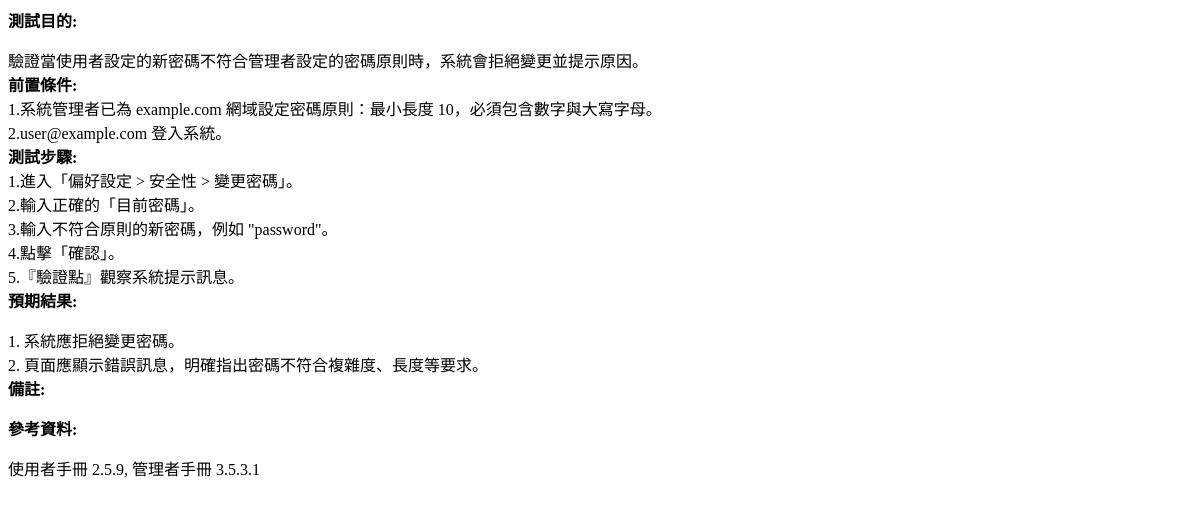
Page /case-details/527 on the earlier database version.
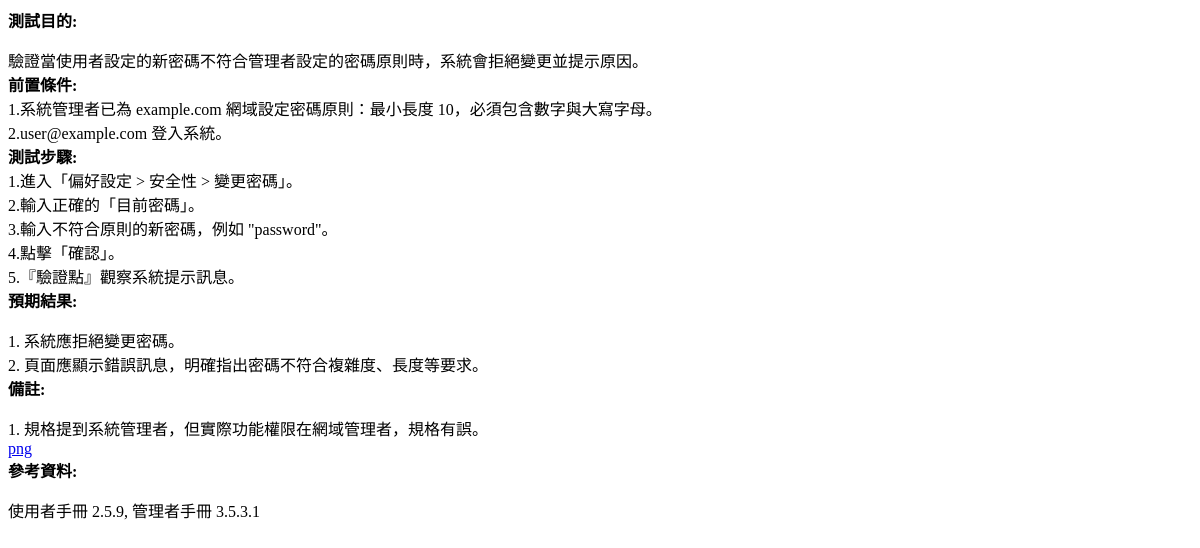
Same page on the later database version.
### models.py (models this page shows, shortened)
class TestCase(db.Model):
    id = db.Column(db.Integer, primary_key=True)
    product_type = db.Column(db.String(50), nullable=False, default='未分類產品')
    category = db.Column(db.String(100), nullable=False)
    main_category = db.Column(db.String(50), nullable=True)
    sub_category = db.Column(db.String(50), nullable=True)
    case_id = db.Column(db.String(50), unique=True, nullable=False)
    test_item = db.Column(db.String(200), nullable=False)
    test_purpose = db.Column(db.Text, nullable=True)
    preconditions = db.Column(db.Text, nullable=True)
    test_steps = db.Column(db.Text, nullable=True)
    expected_result = db.Column(db.Text, nullable=True)
    actual_result = db.Column(db.Text, nullable=True)
    status = db.Column(db.String(20), nullable=False, default='未執行')
    notes = db.Column(db.Text, nullable=True)
    reference = db.Column(db.String(200), nullable=True)
    tags = db.relationship('Tag', secondary=test_case_tags, lazy='subquery',
                           backref=db.backref('test_cases', lazy=True))
    attachments = db.relationship('Attachment', backref='test_case', lazy=True, cascade="all, delete-orphan")

class Attachment(db.Model):
    id = db.Column(db.Integer, primary_key=True)
    filename = db.Column(db.String(255), nullable=False)
    filepath = db.Column(db.String(255), nullable=False) # 相對於 ATTACHMENT_FOLDER 的路徑
    uploaded_on = db.Column(db.DateTime, nullable=False, default=datetime.utcnow)
    test_case_id = db.Column(db.Integer, db.ForeignKey('test_case.id'), nullable=False)

### app.py (the view)
@app.route('/case-details/<int:id>')
def get_case_details(id):
    case = TestCase.query.get_or_404(id)
    return render_template('partials/_case_details_content.html', case=case)

### app.py (called while the page is built)
@app.context_processor
def inject_status_options():
    status_options = ['未執行', '進行中', '通過', '失敗']
    return dict(status_options=status_options)

@app.context_processor
def utility_processor():
    def render_manual_list_in_template(text_block):
        lines = [line.strip().lstrip('0123456789. ') for line in (text_block or "").split('\n') if line.strip()]
        html = '<div class="manual-list">'
        for i, line in enumerate(lines):
            safe_line = escape(line)
            html += f'<div class="manual-list-item"><span class="manual-list-number">{i+1}.</span><span class="manual-list-text">{safe_line}</span></div>'
        html += '</div>'
        return html
    return dict(render_manual_list=render_manual_list_in_template)

### templates/partials/_case_details_content.html (shortened to what this page needs)
<td colspan="6" style="background-color: #f8f9fa; padding: 20px;">
    <div class="row g-3">
         <div class="col-md-6">
            <strong>測試目的:</strong>
            <p style="white-space: pre-wrap; margin-bottom: 0;">{{ case.test_purpose }}</p>
        </div>
        <div class="col-md-6">
            <strong>前置條件:</strong>
            {{ render_manual_list(case.preconditions) | safe }}
        </div>
        <div class="col-md-6">
            <strong>測試步驟:</strong>
            {{ render_manual_list(case.test_steps) | safe }}
        </div>
         <div class="col-md-6">
            <strong>預期結果:</strong>
            <p style="white-space: pre-wrap; margin-bottom: 0;">{{ case.expected_result }}</p>
        </div>
         <div class="col-md-6">
            <strong>備註:</strong>
            <p style="white-space: pre-wrap; margin-bottom: 0;">{{ case.notes }}</p>
            {% if case.attachments %}
            <div class="mt-2 d-flex flex-wrap align-items-start">
            {% for attachment in case.attachments %}
                {% set filename_lower = attachment.filename.lower() %}
                {% set is_image = filename_lower.endswith(('.png', '.jpg', '.jpeg', '.gif', '.bmp', '.webp')) %}
                {% if is_image %}
                    <div class="me-3 mb-3 text-center" style="max-width: 300px;">
                        <a href="{{ url_for('download_attachment', filename=attachment.filepath) }}" class="d-block mb-1 small" title="下載檔案">{{ attachment.filename }}</a>
                        <a href="{{ url_for('serve_attachment', filename=attachment.filepath) }}" target="_blank">
                            <img src="{{ url_for('serve_attachment', filename=attachment.filepath) }}" class="img-fluid rounded border" style="max-height: 200px;">
                        </a>
                    </div>
                {% else %}
                    <a href="{{ url_for('download_attachment', filename=attachment.filepath) }}" class="btn btn-outline-secondary btn-sm me-2 mb-2" title="{{ attachment.filename }}">
                         {{ attachment.filename|truncate(30) }}
                    </a>
                {% endif %}
            {% endfor %}
            </div>
            {% endif %}
        </div>
        <div class="col-md-6">
            <strong>參考資料:</strong>
            <p style="white-space: pre-wrap; margin-bottom: 0;">{{ case.reference }}</p>
        </div>
    </div>
</td>

Differences in the rows shown:
changed TestCase "驗證當使用者設定的新密碼不符合管理者設定的密碼原則時，系統會拒絕變更並提示原因。": notes (not shown) → "1. 規格提到系統管理者，但實際功能權限在網域管理者，規格有誤。"
added Attachment: filename "png"
